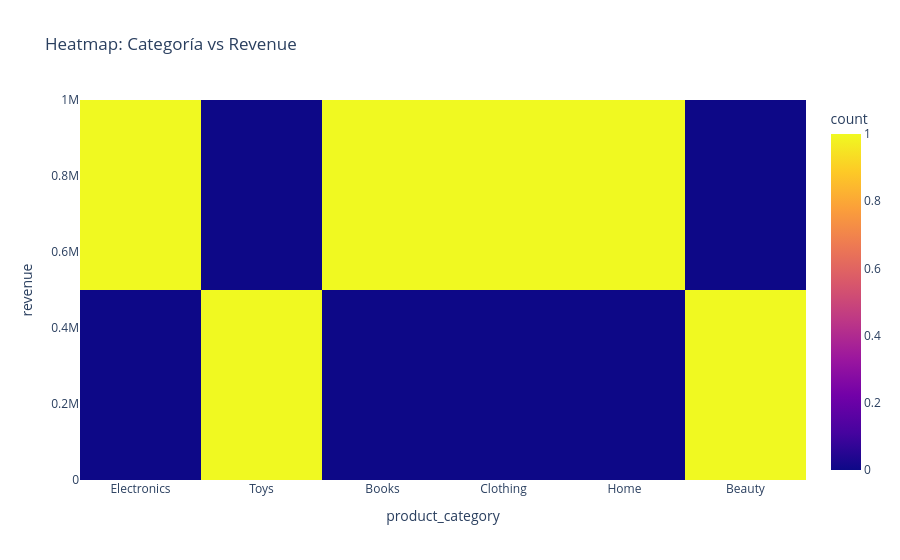

The code cell stored with this chart in its notebook:
### Code cell
category_sales = pd.read_sql("SELECT * FROM vw_category_sales", engine)

fig = px.density_heatmap(
    category_sales,
    x="product_category",
    y="revenue",
    title="Heatmap: Categoría vs Revenue",
    nbinsx=len(category_sales["product_category"].unique())
)
fig.show()

### Figure 1 — Plotly figure (JSON) as saved in the notebook; plotly's stock layout.template omitted (floating-point values rounded to 4 significant figures)
{"data": [{"coloraxis": "coloraxis", "hovertemplate": "product_category=%{x}<br>revenue=%{y}<br>count=%{z}<extra></extra>", "name": "", "nbinsx": 6, "type": "histogram2d", "x": ["Electronics", "Toys", "Books", "Clothing", "Home", "Beauty"], "xaxis": "x", "xbingroup": "x", "y": [739700.0, 341100.0, 868300.0, 708500.0, 913700.0, 395200.0], "yaxis": "y", "ybingroup": "y"}], "layout": {"coloraxis": {"colorbar": {"title": {"text": "count"}}, "colorscale": [[0, "#0d0887"], [0.1111, "#46039f"], [0.2222, "#7201a8"], [0.3333, "#9c179e"], [0.4444, "#bd3786"], [0.5556, "#d8576b"], [0.6667, "#ed7953"], [0.7778, "#fb9f3a"], [0.8889, "#fdca26"], [1, "#f0f921"]]}, "legend": {"tracegroupgap": 0}, "title": {"text": "Heatmap: Categoría vs Revenue"}, "xaxis": {"anchor": "y", "domain": [0, 1], "title": {"text": "product_category"}}, "yaxis": {"anchor": "x", "domain": [0, 1], "title": {"text": "revenue"}}}}
